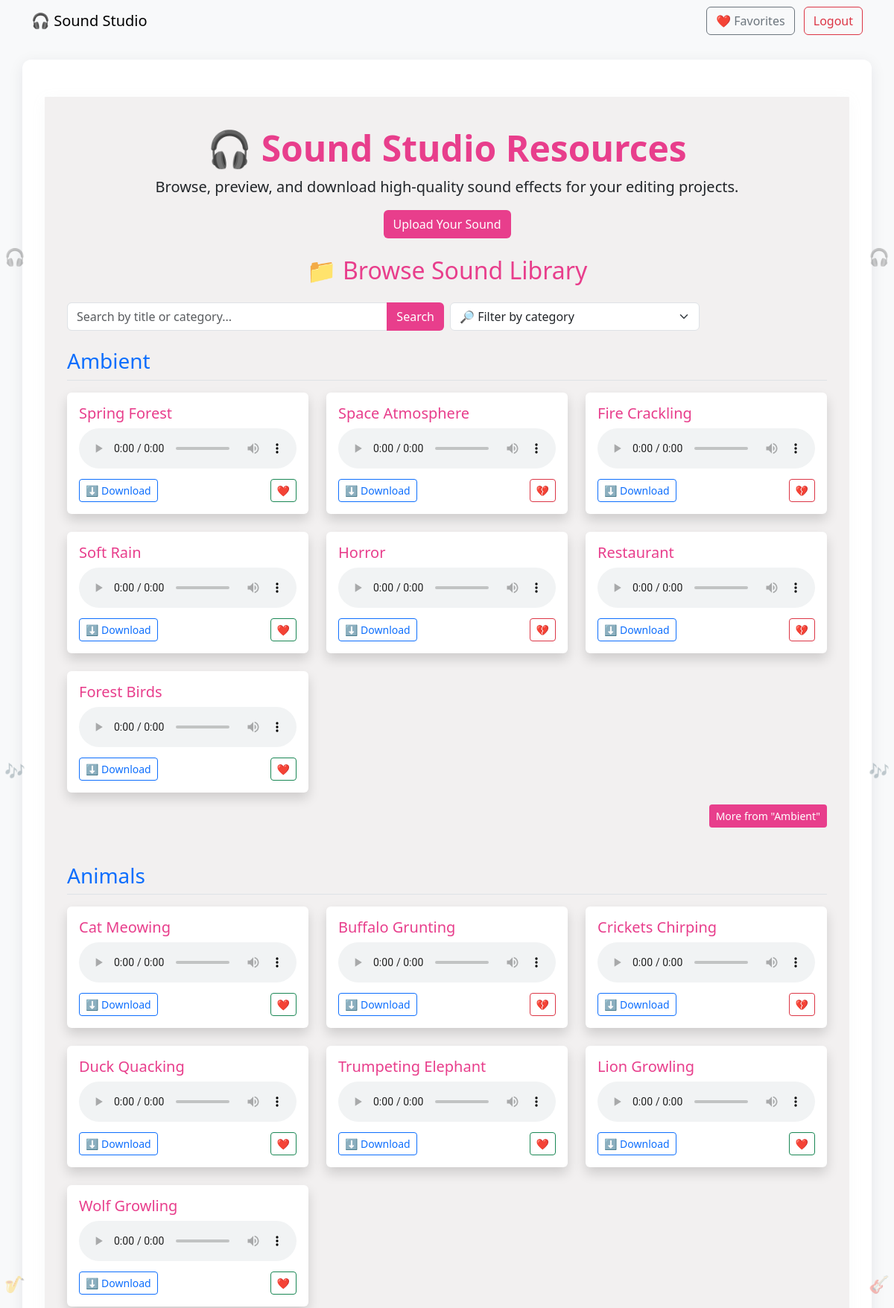
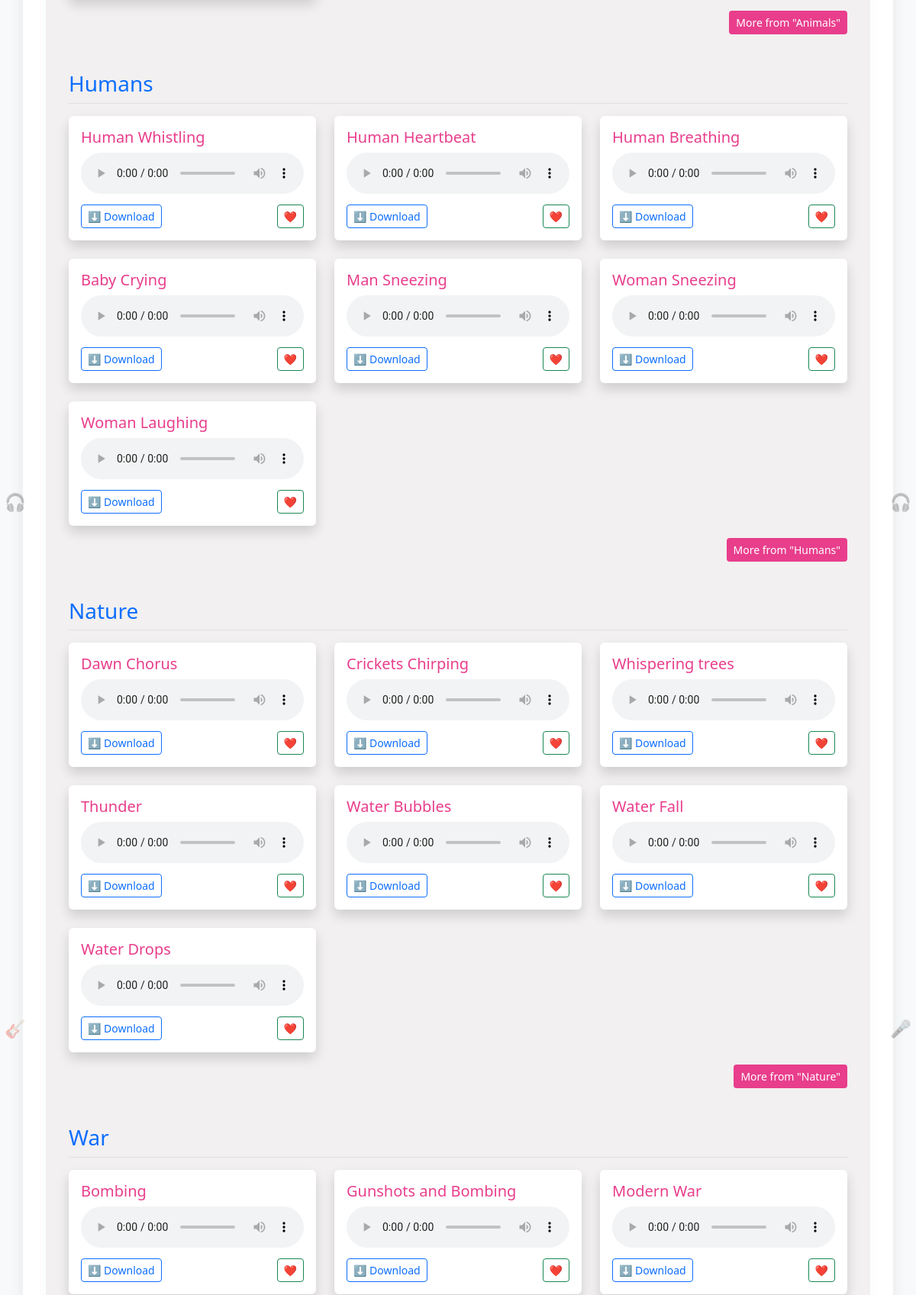
The app's page / (signed in, upper part) with its own data (2 pictures, top to bottom).
### sound_bank/app.py (models this page shows)
class Sound(db.Model):
    id = db.Column(db.Integer, primary_key=True)
    title = db.Column(db.String(100))
    category = db.Column(db.String(50))
    filename = db.Column(db.String(200))
    user_id = db.Column(db.Integer, db.ForeignKey('user.id'))
    uploader = db.relationship('User', backref='sounds')

### sound_bank/app.py (the view, shortened to what this page needs)
@app.route('/')
def index():
    query = request.args.get('q', '').strip().lower()
    selected_category = request.args.get('category', '').strip()
    per_page = 7
    user = None
    user_favorite_ids = []
    if 'user_id' in session:
        user = User.query.get(session['user_id'])
        user_favorite_ids = [fav.sound_id for fav in user.favorites]
    base_query = Sound.query
    if selected_category:
        base_query = base_query.filter(Sound.category == selected_category)
    all_sounds = base_query.order_by(Sound.title.asc()).all()
    grouped_sounds = defaultdict(list)
    for sound in all_sounds:
        grouped_sounds[sound.title].append(sound)
    paginated_sounds = {}
    for title, sounds in grouped_sounds.items():
        page_param = f'page_{title}'
        current_page = int(request.args.get(page_param, 1))
        start = (current_page - 1) * per_page
        end = start + per_page
        paginated_sounds[title] = {
            'items': sounds[start:end],
            'current_page': current_page,
            'has_next': end < len(sounds),
            'page_param': page_param
        }
    categories = db.session.query(Sound.category).distinct().all()
    categories = sorted([c[0] for c in categories])
    return render_template('index.html',
                           paginated_sounds=paginated_sounds,
                           categories=categories,
                           selected_category=selected_category,
                           user=user,
                           user_favorite_ids=user_favorite_ids)

### sound_bank/app.py (called while the page is built)
@app.before_request
def make_session_permanent():
    session.permanent = True

### sound_bank/templates/index.html (shortened to what this page needs)
{% extends 'base.html' %}
{% block content %}
<div class="container index-overlay">
  {% if request.path == '/' %}
    <div class="text-center mb-4">
      <h1 class="display-5 fw-bold text-pink">🎧 Sound Studio Resources</h1>
      <p class="lead">Browse, preview, and download high-quality sound effects for your editing projects.</p>
      {% if not session.get('user_id') %}
        <a href="{{ url_for('login') }}" class="btn btn-outline-secondary me-2">Login</a>
        <a href="{{ url_for('register') }}" class="btn btn-pink">Register</a>
      {% else %}
        <a href="{{ url_for('upload') }}" class="btn btn-pink">Upload Your Sound</a>
      {% endif %}
    </div>
  {% endif %}
  <h2 class="text-center text-pink mb-4">📁 Browse Sound Library</h2>
  <form method="get" action="{{ url_for('browse') if request.path != '/' else url_for('index') }}" class="mb-4">
    <div class="row g-2">
      <div class="col-md-6">
        <div class="input-group">
          <input type="text" class="form-control" name="q" placeholder="Search by title or category..." value="{{ request.args.get('q', '') }}">
          <button class="btn btn-pink" type="submit">Search</button>
        </div>
      </div>
      <div class="col-md-4">
        <select class="form-select" name="category" onchange="this.form.submit()">
          <option value="">🔎 Filter by category</option>
        </select>
      </div>
    </div>
  </form>
  {% if paginated_sounds %}
    {% for title, group in paginated_sounds.items() %}
      <div class="mb-5">
        <h3 class="text-primary border-bottom pb-2 mb-3">{{ title }}</h3>
        <div class="row row-cols-1 row-cols-md-3 g-4">
          {% for sound in group['items'] %}
            <div class="col">
              <div class="card shadow border-0 h-100">
                <div class="card-body">
                  <h5 class="card-title text-pink">{{ sound.category }}</h5>
                  <audio controls class="w-100 mb-2">
                    <source src="{{ url_for('static', filename='sounds/' ~ sound.filename) }}" type="audio/mpeg">
                  </audio>
                  <div class="d-flex justify-content-between align-items-center">
                    <a href="{{ url_for('download', filename=sound.filename) }}" class="btn btn-sm btn-outline-primary">⬇️ Download</a>
                    {% if user %}
                      {% if sound.id in user_favorite_ids %}
                        <a href="{{ url_for('unfavorite', sound_id=sound.id) }}" class="btn btn-sm btn-outline-danger">💔</a>
                      {% else %}
                        <a href="{{ url_for('favorite', sound_id=sound.id) }}" class="btn btn-sm btn-outline-success">❤️</a>
                      {% endif %}
                    {% else %}
                      <a href="{{ url_for('login') }}" class="btn btn-sm btn-outline-secondary">🤍</a>
                    {% endif %}
                  </div>
                </div>
              </div>
            </div>
          {% endfor %}
        </div>
        {% if group['has_next'] or group['current_page'] > 1 %}
          <div class="text-end mt-3">
            {% set page_param = group['page_param'] %}
            {% set shared_args = request.args.to_dict() %}
            {% for other_title, other_group in paginated_sounds.items() %}
              {% set _ = shared_args.update({other_group['page_param']: other_group['current_page']}) %}
            {% endfor %}
            {% if group['has_next'] %}
              {% set next_args = shared_args.copy() %}
              {% set _ = next_args.update({page_param: group['current_page'] + 1}) %}
              <a class="btn btn-pink btn-sm" href="{{ url_for('browse', **next_args) }}">More from "{{ title }}"</a>
            {% endif %}
          </div>
        {% endif %}
      </div>
    {% endfor %}
  {% else %}
    <p class="text-muted text-center">No sounds found.</p>
  {% endif %}
</div>
{% endblock %}

### sound_bank/templates/base.html (style rules this page uses)
body { background-color: #f8f9fa; margin: 0; min-height: 100vh; font-family: 'Segoe UI', Tahoma, Geneva, Verdana, sans-serif; color: #212529; position: relative; }
.text-pink { color: #e83e8c; }
.btn-pink { background-color: #e83e8c; color: white; }

### sound_bank/templates/index.html (style rules this page uses)
.index-overlay { background-color: rgba(235, 231, 231, 0.62); border-radius: 1px; padding: 40px 30px; box-shadow: 0 4px 20px rgba(183, 189, 195, 0.08); margin-top: 20px; margin-bottom: 50px; margin-left: -12 margin-right:-12 }

### records on screen
Sound: title "Ambient", category "Spring Forest"
Sound: category "Space Atmosphere"
Sound: category "Fire Crackling"
Sound: category "Soft Rain"
Sound: category "Horror"
Sound: category "Restaurant"
Sound: category "Forest Birds"
Sound: title "Animals", category "Cat Meowing"
Sound: category "Buffalo Grunting"
Sound: category "Crickets Chirping"
Sound: category "Duck Quacking"
Sound: category "Trumpeting Elephant"
Sound: category "Lion Growling"
Sound: category "Wolf Growling"
Sound: title "Humans", category "Human Whistling"
Sound: category "Human Heartbeat"
Sound: category "Human Breathing"
Sound: category "Baby Crying"
Sound: category "Man Sneezing"
Sound: category "Woman Sneezing"
Sound: category "Woman Laughing"
Sound: title "Nature", category "Dawn Chorus"
Sound: category "Crickets Chirping"
Sound: category "Whispering trees"
Sound: category "Thunder"
Sound: category "Water Bubbles"
Sound: category "Water Fall"
Sound: category "Water Drops"
Sound: title "War", category "Bombing"
Sound: category "Gunshots and Bombing"
Sound: category "Modern War"
